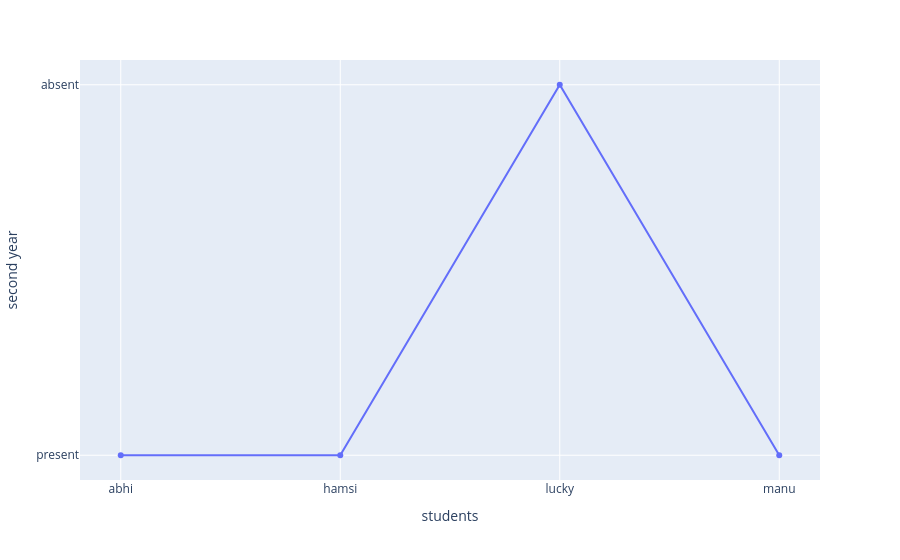

Here is the notebook cell this chart was saved with:
### Code cell
import plotly.express as px
import pandas as pd
df=pd.DataFrame({
    'students':['abhi','hamsi','lucky','manu'],
    'first year':['absent','present','present','absent'],
    'second year':['present','present','absent','present']})
fig=px.line(df,x='students',y='first year',markers=True)
fig=px.line(df,x='students',y='second year',markers=True)
fig.show()

### Figure 1 — Plotly figure (JSON) as saved in the notebook; plotly's stock layout.template omitted (floating-point values rounded to 4 significant figures)
{"data": [{"hovertemplate": "students=%{x}<br>second year=%{y}<extra></extra>", "legendgroup": "", "line": {"color": "#636efa", "dash": "solid"}, "marker": {"symbol": "circle"}, "mode": "lines+markers", "name": "", "orientation": "v", "showlegend": false, "type": "scatter", "x": ["abhi", "hamsi", "lucky", "manu"], "xaxis": "x", "y": ["present", "present", "absent", "present"], "yaxis": "y"}], "layout": {"legend": {"tracegroupgap": 0}, "margin": {"t": 60}, "xaxis": {"anchor": "y", "domain": [0, 1], "title": {"text": "students"}}, "yaxis": {"anchor": "x", "domain": [0, 1], "title": {"text": "second year"}}}}
